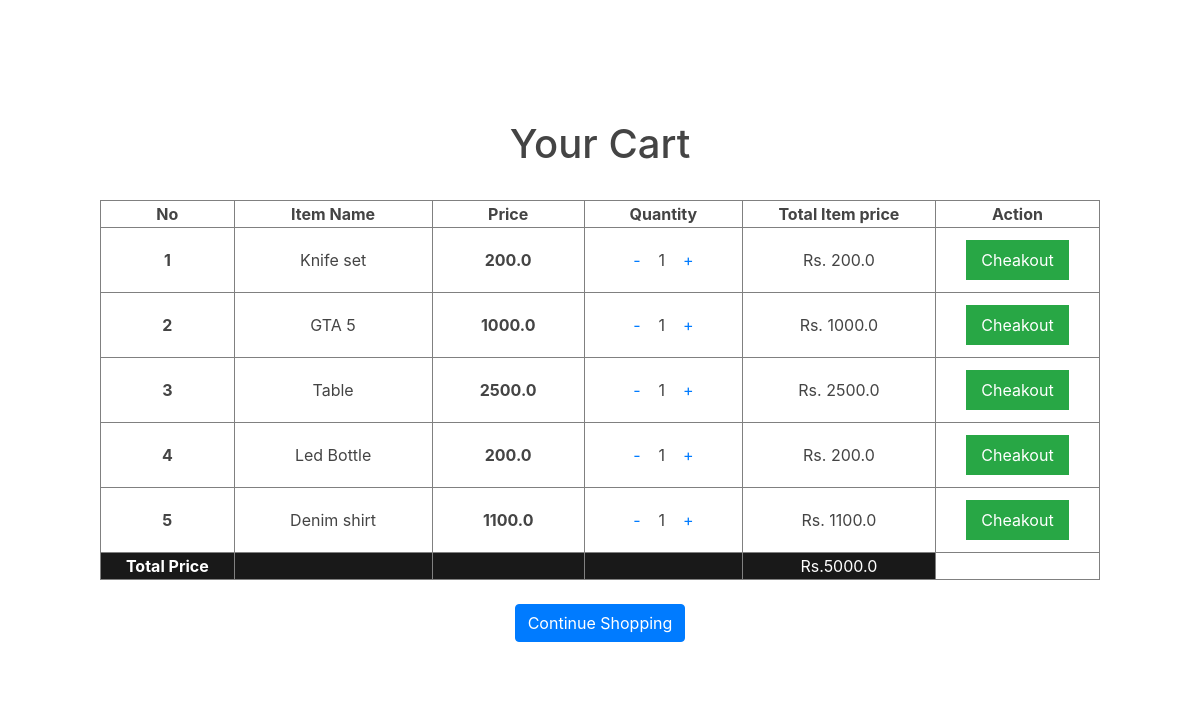
/order_list (signed in), run on the app's committed database.
### core/models.py (models this page shows, shortened)
class OrderItem(models.Model):
    user = models.ForeignKey(User,on_delete=models.CASCADE)
    ordered = models.BooleanField(default=False)
    product = models.ForeignKey(Product,on_delete=models.CASCADE)
    quantity = models.IntegerField(default=1)
    def get_total_item_price(self):
        return self.quantity * self.product.price
    def get_final_price(self):
        return self.get_total_item_price()

class Product(models.Model):
    name = models.CharField(max_length=100)
    category = models.ForeignKey('Category',on_delete=models.CASCADE,related_name='products')
    desc = models.TextField()
    price = models.FloatField(default=0.0)
    product_available_count = models.IntegerField(default=0)
    img = models.ImageField(upload_to='images')

class Order(models.Model):
    user = models.ForeignKey(User,on_delete=models.CASCADE)
    items = models.ManyToManyField(OrderItem)
    start_date = models.DateTimeField(auto_now_add=True)
    ordered_date = models.DateTimeField(auto_now_add=True)
    ordered = models.BooleanField(default=False)
    order_id = models.CharField(max_length=100,unique=True,default=None,blank=True,null=True)
    datetime_ofpayment = models.DateTimeField(auto_now_add=True)
    order_delivered = models.BooleanField(default=False)
    order_received = models.BooleanField(default=False)
    is_paid = models.BooleanField(default=False)
    def get_total_price(self):
        total = 0
        for order_item in self.items.all():
            total += order_item.get_final_price()
        return total

### core/views.py (the view)
# urls.py: path('order_list', views.order_list,name='order_list'),
def order_list(request):
    if Order.objects.filter(user=request.user,ordered=False).exists():
        order = Order.objects.get(user = request.user,ordered = False)
        return render(request,'core/order_list.html',{'order':order})
    return render(request,'core/order_list.html',{'message':"Your cart is empty"})

### templates/core/order_list.html (shortened to what this page needs)
<!DOCTYPE html>
{% load static %}
{% load cart_template_tag %}
<html lang="en">
<head>
    <link href="{% static 'css/main.css'%}" rel="stylesheet">
    <link rel="stylesheet" href="https://maxcdn.bootstrapcdn.com/bootstrap/4.0.0/css/bootstrap.min.css">
</head>
<body>
    <center>
        <section class="inner-page">
            <div class="container">
                <div class="row">
                    <div class="col-md-12">
                        <div class="card-shadow">
                            <div class="card-body">
                            <h1><span>Your Cart</span></h1><br>
                            <table border="1" style="width: 1000px;">
                                <thead>
                                    <tr>
                                        <th scope="col">No</th>
                                        <th scope="col">Item Name</th>
                                        <th scope="col">Price</th>
                                        <th scope="col">Quantity</th>
                                        <th scope="col">Total Item price</th>
                                        <th scope="col">Action</th>
                                    </tr>
                                </thead>
                                <tbody>
                                    {% for order_item in order.items.all %}
                                    <tr>
                                        <th scope="row">{{forloop.counter}}</th>
                                        <td class="product-item">{{ order_item.product.name }}</td>
                                        <td class="product-price">{{ order_item.product.price }}</td>
                                        <td style="padding: 20px;">
                                            <a href="{% url 'remove_item' order_item.product.pk %}">-</a> &nbsp;&nbsp;
                                            {{ order_item.quantity }} &nbsp;&nbsp;
                                            <a href="{% url 'add_item' order_item.product.pk %}">+</i></a>
                                        </td>
                                        <td>Rs. {{ order_item.get_total_item_price }}</td>
                                        <td>
                                            <a href="{% url 'checkout_page' order_item.id %}" class="add-to-cart-btn">Cheakout</a>
                                        </td>
                                    </tr>
                                    {% empty %}
                                    <tr class="row100 body">
                                        <td class="cell100 column1" colspan="6">Your cart is Empty</td>
                                    </tr>
                                    {% endfor %}
                                    {% if order.get_total_price %}
                                    <tr class="row100 body"style=background-color:#191919>
                                        <td class="cell100 column1" style="color:white;"><b>Total Price</b></td>
                                        <td class="cell100 column2"></td>
                                        <td class="cell100 column3"></td>
                                        <td class="cell100 column4"></td>
                                        <td class="cell100 column5" style="color:white;">
                                             Rs.{{order.get_total_price}}
                                        </td>
                                    </tr>
                                    {% endif %}
                                </tbody>
                            </table><br>
                            <tr class="row100 body">
                                <td class="cell100 column1">
                                    <a href="{% url 'index' %}" class="btn btn-primary">Continue Shopping</a>
                                </td>
                            </tr>
                        </div>
                    </div>
                </div>
            </div>
        </section>
    </center>
</body>
</html>

### static/css/main.css (style rules this page uses)
:root { --default-font: "Roboto", system-ui, -apple-system, "Segoe UI", Roboto, "Helvetica Neue", Arial, "Noto Sans", "Liberation Sans", sans-serif, "Apple Color Emoji", "Segoe UI Emoji", "Segoe UI Symbol", "Noto Color Emoji"; --heading-font: "Raleway", sans-serif; --nav-font: "Poppins", sans-serif; }
:root { --background-color: #ffffff; --default-color: #444444; --heading-color: #36343a; --accent-color: #009970; --surface-color: #ffffff; --contrast-color: #ffffff; }
:root { --nav-color: #444444; --nav-hover-color: #009970; --nav-mobile-background-color: #ffffff; --nav-dropdown-background-color: #ffffff; --nav-dropdown-color: #444444; --nav-dropdown-hover-color: #009970; }
:root { scroll-behavior: smooth; }
body { color: var(--default-color); background-color: var(--background-color); font-family: var(--default-font); }
a { color: var(--accent-color); text-decoration: none; transition: 0.3s; }
h1, h2, h3, h4, h5, h6 { color: var(--heading-color); font-family: var(--heading-font); }
section, .section { color: var(--default-color); background-color: var(--background-color); padding: 60px 0; scroll-margin-top: 65px; overflow: clip; }

### templates/core/order_list.html (style rules this page uses)
body { font-family: Arial, sans-serif; margin: 0; padding: 0; background-color: #f4f4f4; }
.container { max-width: 1200px; margin: 20px auto; padding: 20px; background-color: #fff; }
table { text-align: center; }
.product-item { justify-content: space-between; align-items: center; padding: 20px; }
.product-price { font-weight: bold; padding: 20px }
.add-to-cart-btn { background-color: #28a745; color: #fff; border: none; padding: 10px 15px; cursor: pointer; }

### data on the page
OrderItem: product.name "Knife set", product.price "200.0", quantity "1", get_total_item_price "200.0"
OrderItem: product.name "GTA 5", product.price "1000.0", quantity "1", get_total_item_price "1000.0"
OrderItem: product.name "Table", product.price "2500.0", quantity "1", get_total_item_price "2500.0"
OrderItem: product.name "Led Bottle", product.price "200.0", quantity "1", get_total_item_price "200.0"
OrderItem: product.name "Denim shirt", product.price "1100.0", quantity "1", get_total_item_price "1100.0"
Order: get_total_price "5000.0"
